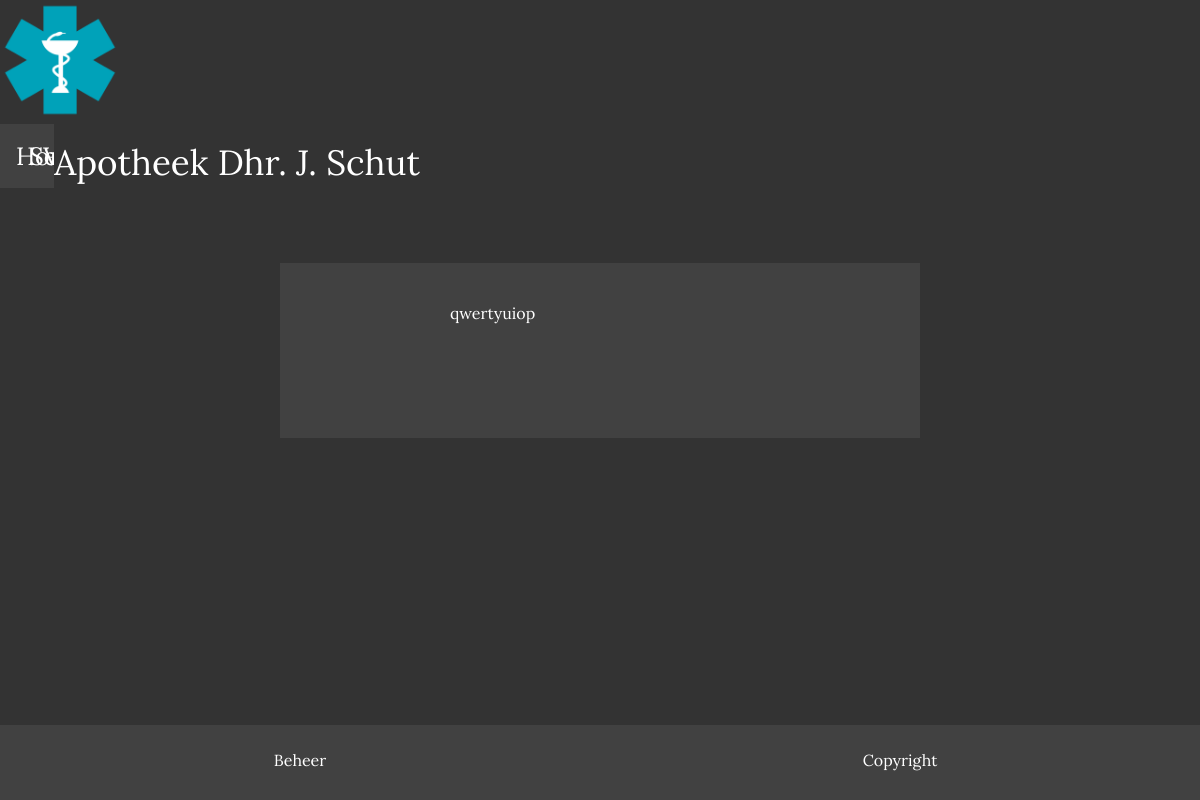
Before: /pages/newsdetail.php?ID=6 with the older database file.
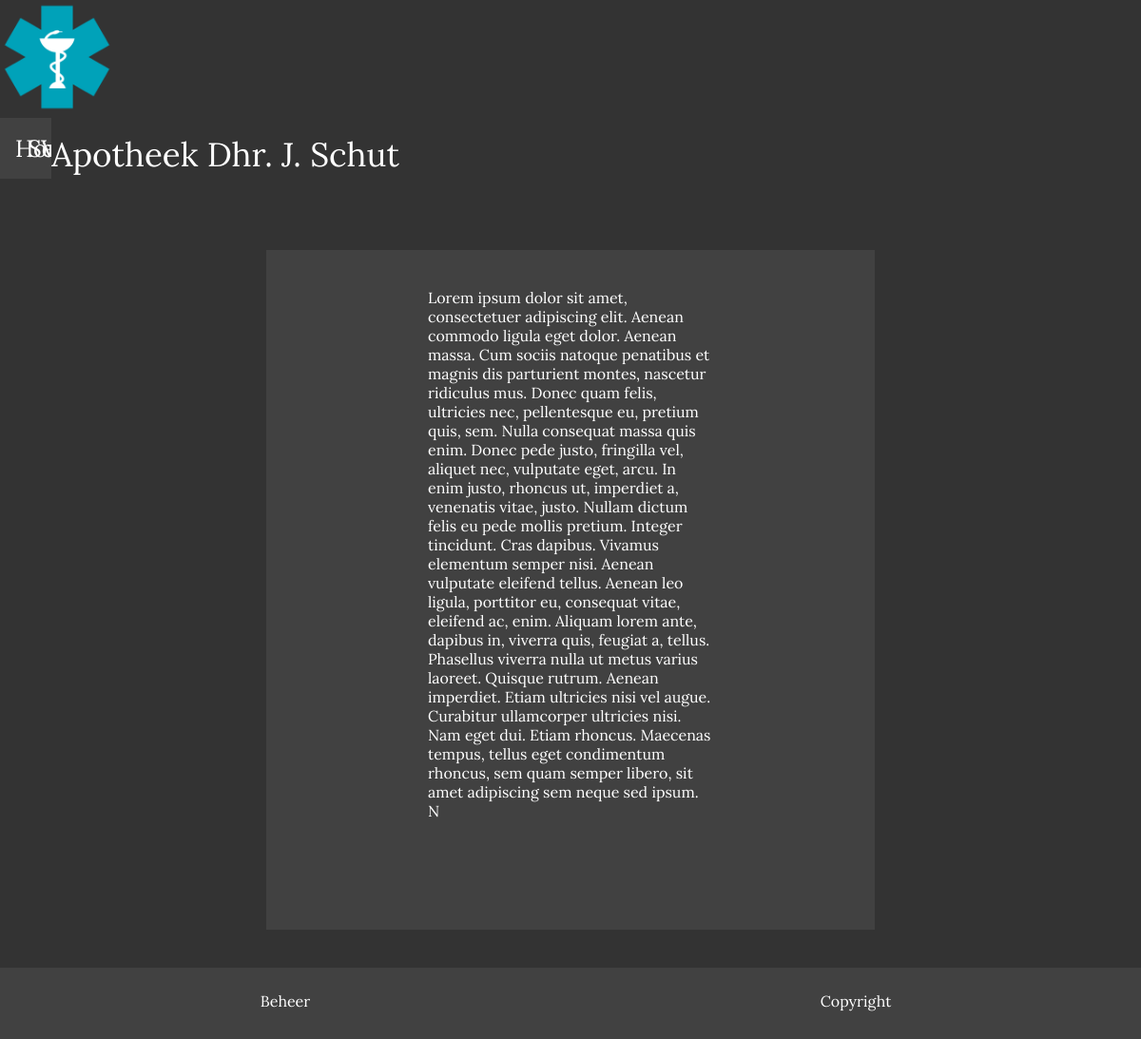
After: the same page with the newer database file.
### tables this page shows
CREATE TABLE `news` (
  `newsimages` varchar(256) NOT NULL,
  `newsname` varchar(256) NOT NULL,
  `newsarticle` varchar(1000) NOT NULL,
  `newsdate` date NOT NULL,
  `newsID` int(11) NOT NULL,
  `newsmessage` varchar(1000) NOT NULL
);

### pages/newsdetail.php (the view, shortened to what this page needs)
<?php
include_once '../inc/dbh.inc.php';
$newsID = $_GET['ID'];
$sql = "SELECT * FROM news WHERE newsID = $newsID";
$result = mysqli_query($conn, $sql);
$row = mysqli_fetch_assoc($result);
?>
<!DOCTYPE html>
<html>
<head>
    <link rel="stylesheet" href="/css/menu.inc.css">
    <link rel="stylesheet" href="/css/service.css">
    <link rel="stylesheet" href="/css/news.css">
</head>
<body>
<div class="container">
		<div class="maincontainer">
<div>
    <?php
    include '../inc/menu.inc.php';
    ?>
</div>
<div class="textbox">
<?php
    echo "<div class='artbox'>". $row['newsmessage']."</div>";
?>
</div>
</div>
</div>
<footer class="footer">
	<p class="footleft">Beheer</p>
	<p class="footright">Copyright</p>
</footer>
</body>
</html>

Changed rows visible on the page:
changed news: newsmessage "qwertyuiop" → "Lorem ipsum dolor sit amet, consectetuer adipiscing elit. Aenean commodo ligula eget dolor. Aenean massa. Cum sociis natoque penatibus et magnis dis parturient montes, nascetur ridiculus mus. Donec quam felis, ultricies nec, pellentesque eu, pretium quis, sem. Nulla consequat massa quis enim. Donec pede justo, fringilla vel, aliquet nec, vulputate eget, arcu. In enim justo, rhoncus ut, imperdiet a, venenatis vitae, justo. Nullam dictum felis eu pede mollis pretium. Integer tincidunt. Cras dapibus. Vivamus elementum semper nisi. Aenean vulputate eleifend tellus. Aenean leo ligula, porttitor eu, consequat vitae, eleifend ac, enim. Aliquam lorem ante, dapibus in, viverra quis, feugiat a,…"
